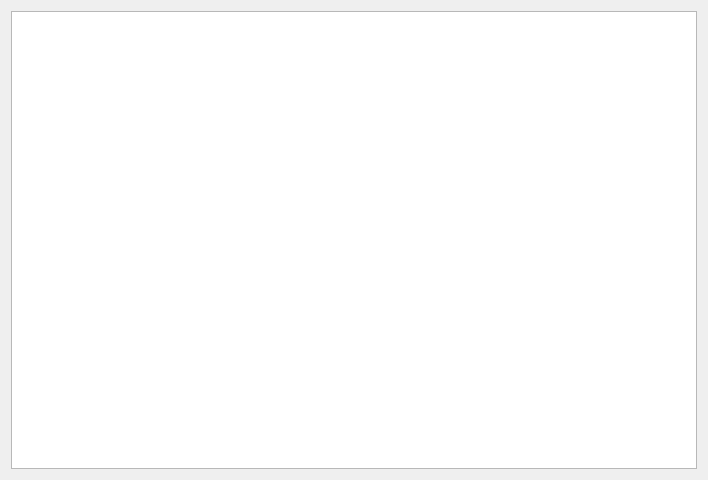
<?xml version="1.0" encoding="UTF-8"?>
<ui version="4.0">
 <class>TerminalWidget</class>
 <widget class="QWidget" name="TerminalWidget">
  <property name="geometry">
   <rect>
    <x>0</x>
    <y>0</y>
    <width>708</width>
    <height>480</height>
   </rect>
  </property>
  <property name="windowTitle">
   <string>Terminal</string>
  </property>
  <layout class="QVBoxLayout" name="verticalLayout">
   <item>
    <widget class="QTableView" name="tableView">
     <property name="enabled">
      <bool>true</bool>
     </property>
     <property name="sizePolicy">
      <sizepolicy hsizetype="Expanding" vsizetype="Expanding">
       <horstretch>0</horstretch>
       <verstretch>0</verstretch>
      </sizepolicy>
     </property>
     <property name="editTriggers">
      <set>QAbstractItemView::NoEditTriggers</set>
     </property>
     <property name="dragDropOverwriteMode">
      <bool>false</bool>
     </property>
     <attribute name="verticalHeaderVisible">
      <bool>false</bool>
     </attribute>
    </widget>
   </item>
  </layout>
 </widget>
 <resources/>
 <connections/>
</ui>
